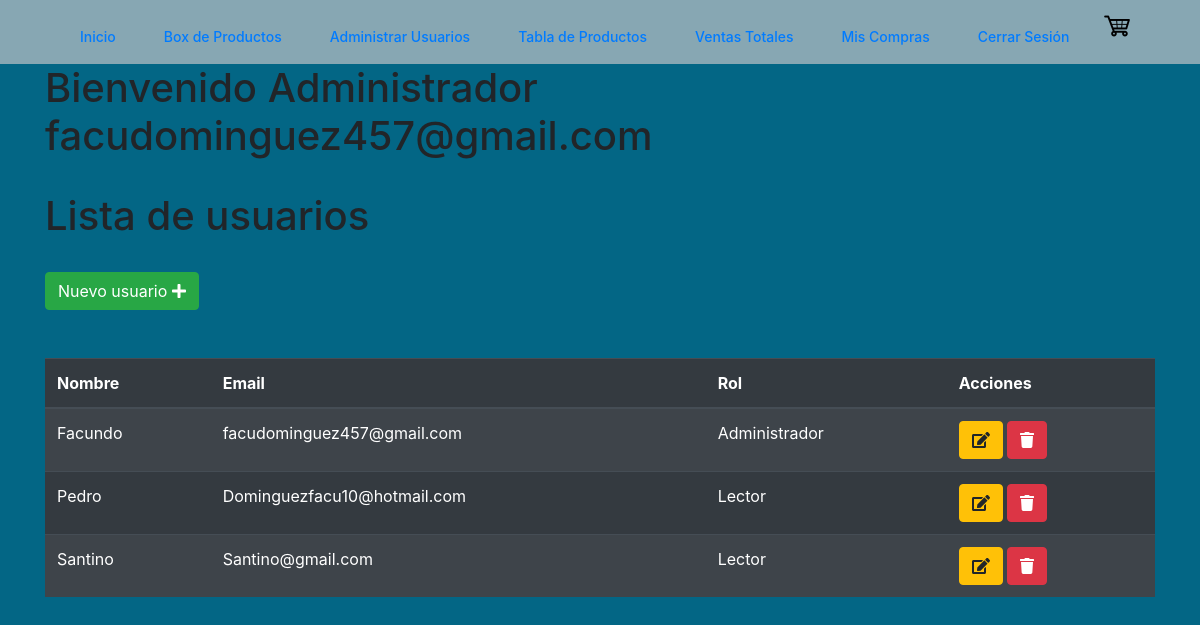
Page /index.php?modulo=usuario (signed in) on the earlier database version.
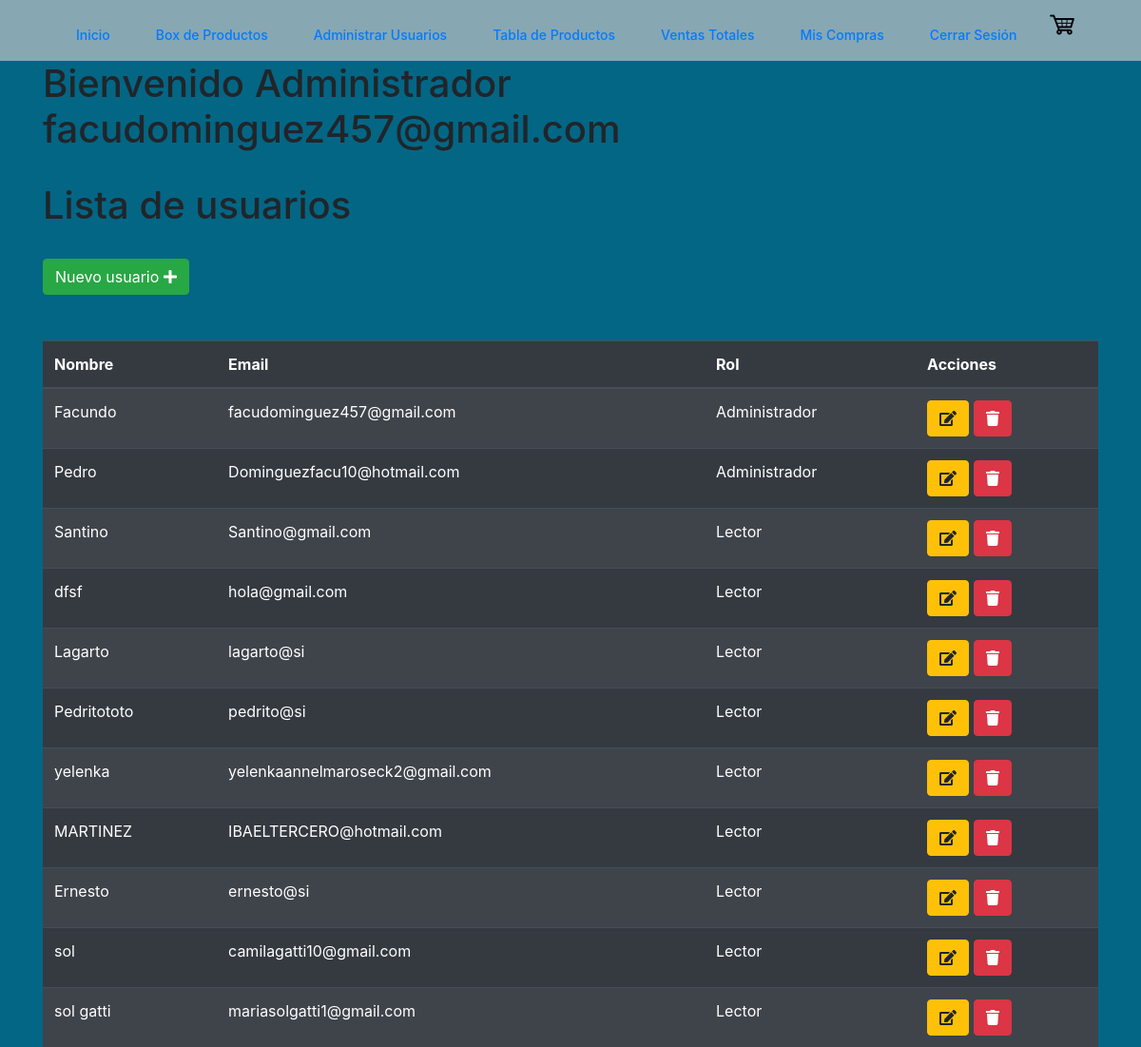
Same page on the later database version.
### tables this page shows
CREATE TABLE `clientes` (
  `id` int(11) NOT NULL,
  `email` varchar(50) NOT NULL,
  `clave` varchar(50) NOT NULL,
  `nombre` varchar(50) NOT NULL,
  `rol` int(11) NOT NULL,
  `apellido` varchar(50) DEFAULT NULL,
  `direccion` varchar(50) DEFAULT NULL,
  `telefono` bigint(20) DEFAULT NULL
);

CREATE TABLE `permisos` (
  `id` int(11) NOT NULL,
  `rol` varchar(50) NOT NULL
);

### src/modulos/usuario.php (the view, shortened to what this page needs)
<!DOCTYPE html>
<html lang="en">
<head>
    <link rel="stylesheet" href="https://cdn.jsdelivr.net/npm/bootstrap@4.4.1/dist/css/bootstrap.min.css">
</head>
<div class="container is-fluid">
    <div class="col-xs-12">
        <h1>Bienvenido Administrador <?php echo $_SESSION['nombre_usuario']; ?></h1>
        <br>
        <h1>Lista de usuarios</h1>
        <br>
        <div>
            <a class="btn btn-success" href="index.php?modulo=registro">Nuevo usuario
                <i class="fa fa-plus"></i>
            </a>
        </div>
        <br>
        <br>
        <table class="table table-striped table-dark " id="table_id">
            <thead>
                <tr>
                    <th>Nombre</th>
                    <th>Email</th>
                    <th>Rol</th>
                    <th>Acciones</th>
                </tr>
            </thead>
            <tbody>
                <?php
                $SQL = "SELECT clientes.id, clientes.nombre, clientes.email,
                 permisos.rol FROM clientes
                LEFT JOIN permisos ON clientes.rol = permisos.id";
                $dato = mysqli_query($con, $SQL);
                if ($dato->num_rows > 0) {
                    while ($fila = mysqli_fetch_array($dato)) {
                ?>
                        <tr>
                            <td><?php echo $fila['nombre']; ?></td>
                            <td><?php echo $fila['email']; ?></td>
                            <td><?php echo $fila['rol']; ?></td>
                            <td>
                                <a class="btn btn-warning" href="index.php?modulo=editar_usuario&id=<?php echo $fila['id'] ?> ">
                                    <i class="fa fa-edit"></i>
                                </a>
                                <a class="btn btn-danger" href="index.php?modulo=eliminar_usuario&id=<?php echo $fila['id'] ?>">
                                    <i class="fa fa-trash"></i>
                                </a>
                            </td>
                        </tr>
                    <?php
                    }
                } else {
                    ?>
                    <tr class="text-center">
                        <td colspan="16">No existen registros</td>
                    </tr>
                <?php
                }
                ?>
                </body>
</html>

### index.php (shortened to what this page needs)
<!DOCTYPE html>
<html lang="es" class="h-full bg-gray-100">
<head>
  <link rel="stylesheet" href="./src/estilos/output.css" />
  <link rel="stylesheet" href="./src/estilos/carrousel.css" />
  <link rel="stylesheet" href="./src/estilos/wafloatbox-0.2.css" />
</head>
<body class="h-full bg-[--color-primary]">
  <div class="min-h-full">
    <nav class="bg-[--color-nav]">
      <div class="mx-auto max-w-7xl px-4 sm:px-6 lg:px-8">
        <div class="flex h-16 items-center justify-between">
          <div class="flex items-center">
            <div class="hidden md:block">
              <div class="ml-10 flex items-baseline space-x-4">
                <a href="index.php" class="rounded-md px-3 py-2 text-sm font-medium hover:bg-[--color-primary]" aria-current="page">Inicio</a>
                <a href="index.php?modulo=listado_box" class="rounded-md px-3 py-2 text-sm font-medium hover:bg-[--color-primary]">Box de Productos</a>
                <?php
                if (isset($_SESSION['nombre_usuario'])) {
                  if ($_SESSION['rol'] == 2) {
                ?>
                    <a href="index.php?modulo=usuario" class="rounded-md px-3 py-2 text-sm font-medium hover:bg-[--color-primary]">Administrar Usuarios</a>
                    <a href="index.php?modulo=listado_tabla" class="rounded-md px-3 py-2 text-sm font-medium hover:bg-[--color-primary]">Tabla de Productos</a>
                    <a href="index.php?modulo=Todas_Las_Ventas" class="rounded-md px-3 py-2 text-sm font-medium hover:bg-[--color-primary]">Ventas Totales</a>
                <?php
                  }
                }
                ?>
                <?php
                if (!empty($_SESSION['nombre_usuario'])) {
                ?>
                  <a href="index.php?modulo=miscompras" class="rounded-md px-3 py-2 text-sm font-medium hover:bg-[--color-primary]">Mis Compras</a>
                  <a href="index.php?modulo=iniciar_sesion&salir=ok" class="rounded-md px-3 py-2 text-sm font-medium hover:bg-[--color-primary]">Cerrar Sesión</a>
                  <div class="flex-shrink-0">
                    <a href="index.php?modulo=carrito">
                      <img class="h-8 w-8" src="./src/imagenes/Carrito.png" alt="Imagen de Carrito de compra" />
                    </a>
                  </div>
                <?php
                } else {
                ?>
                  <a href="index.php?modulo=registro" class="rounded-md px-3 py-2 text-sm font-medium hover:bg-[--color-primary]">Registrarse</a>
                  <a href="index.php?modulo=iniciar_sesion" class="rounded-md px-3 py-2 text-sm font-medium hover:bg-[--color-primary]">Iniciar Sesion</a>
                <?php
                }
                ?>
              </div>
            </div>
          </div>
        </div>
      </div>
    </nav>
    <?php
    if (!empty($_GET['modulo'])) {
      include('./src/modulos/' . $_GET['modulo'] . '.php');
    }
    ?>
</body>
</html>

Differences in the rows shown:
changed clientes "Pedro": permisos.rol "Lector" → "Administrador"
added clientes: nombre "dfsf", email "hola@gmail.com", permisos.rol "Lector"
added clientes: nombre "Lagarto", email "lagarto@si", permisos.rol "Lector"
added clientes: nombre "Pedritototo", email "pedrito@si", permisos.rol "Lector"
added clientes: nombre "yelenka", email "yelenkaannelmaroseck2@gmail.com", permisos.rol "Lector"
added clientes: nombre "MARTINEZ", email "IBAELTERCERO@hotmail.com", permisos.rol "Lector"
added clientes: nombre "Ernesto", email "ernesto@si", permisos.rol "Lector"
added clientes: nombre "sol", email "camilagatti10@gmail.com", permisos.rol "Lector"
added clientes: nombre "sol gatti", email "mariasolgatti1@gmail.com", permisos.rol "Lector"
